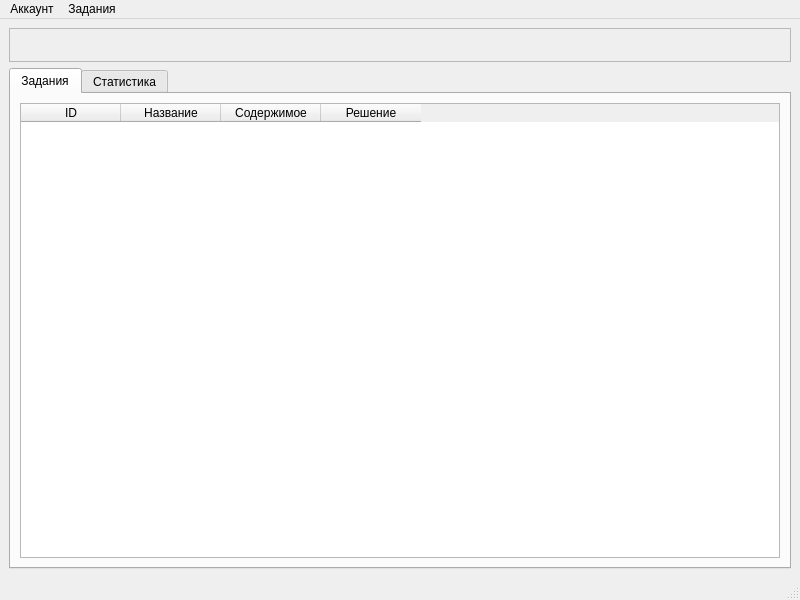
<?xml version="1.0" encoding="UTF-8"?>
<ui version="4.0">
 <class>TeacherStatsWindow</class>
 <widget class="QMainWindow" name="TeacherStatsWindow">
  <property name="geometry">
   <rect>
    <x>0</x>
    <y>0</y>
    <width>800</width>
    <height>600</height>
   </rect>
  </property>
  <property name="windowTitle">
   <string>MainWindow</string>
  </property>
  <widget class="QWidget" name="centralwidget">
   <layout class="QGridLayout" name="gridLayout_3">
    <item row="2" column="0">
     <widget class="QTabWidget" name="tabWidget">
      <property name="currentIndex">
       <number>0</number>
      </property>
      <widget class="QWidget" name="tasks">
       <attribute name="title">
        <string>Задания</string>
       </attribute>
       <layout class="QVBoxLayout" name="verticalLayout_2">
        <item>
         <widget class="QTableWidget" name="tableWidget_2">
          <column>
           <property name="text">
            <string>ID</string>
           </property>
          </column>
          <column>
           <property name="text">
            <string>Название</string>
           </property>
          </column>
          <column>
           <property name="text">
            <string>Содержимое</string>
           </property>
          </column>
          <column>
           <property name="text">
            <string>Решение</string>
           </property>
          </column>
         </widget>
        </item>
       </layout>
      </widget>
      <widget class="QWidget" name="tab">
       <attribute name="title">
        <string>Статистика</string>
       </attribute>
       <layout class="QGridLayout" name="gridLayout_2">
        <item row="0" column="0">
         <widget class="QTableWidget" name="tableWidget">
          <attribute name="horizontalHeaderVisible">
           <bool>true</bool>
          </attribute>
          <attribute name="verticalHeaderVisible">
           <bool>false</bool>
          </attribute>
          <attribute name="verticalHeaderShowSortIndicator" stdset="0">
           <bool>true</bool>
          </attribute>
          <attribute name="verticalHeaderStretchLastSection">
           <bool>false</bool>
          </attribute>
          <row>
           <property name="text">
            <string>New Row</string>
           </property>
          </row>
          <column>
           <property name="text">
            <string>Номер группы</string>
           </property>
          </column>
          <column>
           <property name="text">
            <string>Средняя оценка</string>
           </property>
          </column>
         </widget>
        </item>
       </layout>
      </widget>
     </widget>
    </item>
    <item row="1" column="0">
     <widget class="QFrame" name="frame">
      <property name="frameShape">
       <enum>QFrame::StyledPanel</enum>
      </property>
      <property name="frameShadow">
       <enum>QFrame::Raised</enum>
      </property>
      <layout class="QGridLayout" name="gridLayout">
       <item row="0" column="0">
        <widget class="QLabel" name="label">
         <property name="text">
          <string/>
         </property>
        </widget>
       </item>
      </layout>
     </widget>
    </item>
   </layout>
  </widget>
  <widget class="QMenuBar" name="menubar">
   <property name="geometry">
    <rect>
     <x>0</x>
     <y>0</y>
     <width>800</width>
     <height>19</height>
    </rect>
   </property>
   <widget class="QMenu" name="menu">
    <property name="title">
     <string>Аккаунт</string>
    </property>
    <addaction name="action"/>
   </widget>
   <widget class="QMenu" name="menu_2">
    <property name="title">
     <string>Задания</string>
    </property>
    <addaction name="action_2"/>
   </widget>
   <addaction name="menu"/>
   <addaction name="menu_2"/>
  </widget>
  <widget class="QStatusBar" name="statusbar"/>
  <action name="action">
   <property name="text">
    <string>Выйти</string>
   </property>
  </action>
  <action name="action_2">
   <property name="text">
    <string>Добавить</string>
   </property>
  </action>
 </widget>
 <resources/>
 <connections/>
</ui>
